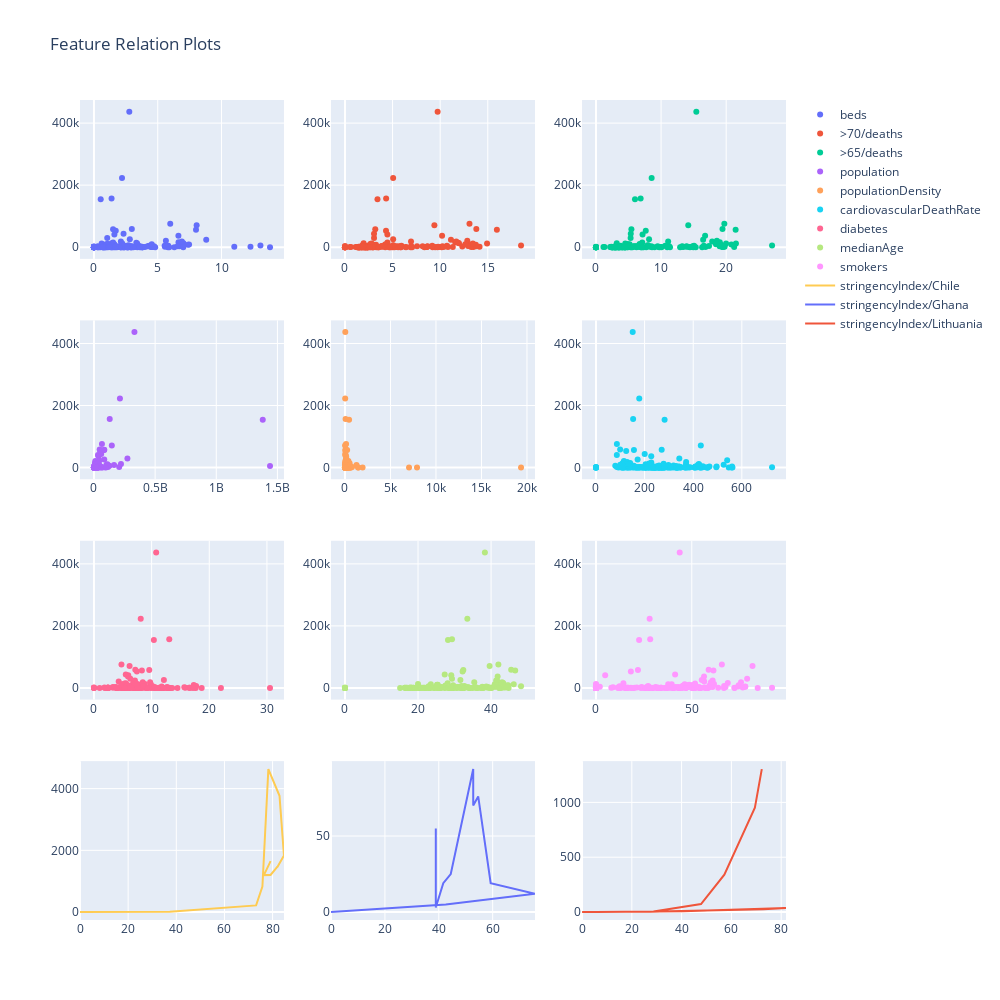

The cell this chart's notebook holds for it:
### Code cell
fig = make_subplots(rows=4, cols=3)

fig.add_trace(
    go.Scatter(y=trainCovidData["totalDeaths"], x=trainCovidData[u"beds‰"],
               mode = 'markers',
               text=trainCovidData["country"],
               name="beds"),
    row=1,col=1
)

fig.add_trace(
    go.Scatter(y=trainCovidData["totalDeaths"], x=trainCovidData["older70"],
               mode = 'markers',
               text=trainCovidData["country"],
               name=">70/deaths"),
    row=1,col=2
)

fig.add_trace(
    go.Scatter(y=trainCovidData["totalDeaths"], x=trainCovidData["older65"],
               mode = 'markers',
               text=trainCovidData["country"],
               name=">65/deaths"),
    row=1,col=3
)

fig.add_trace(
    go.Scatter(y=trainCovidData["totalDeaths"], x=trainCovidData["population"],
               mode = 'markers',
               text=trainCovidData["country"],
               name="population"),
    row=2,col=1

)

fig.add_trace(
    go.Scatter(y=trainCovidData["totalDeaths"], x=trainCovidData["populationDensity"],
               mode = 'markers',
               text=trainCovidData["country"],
               name="populationDensity"),
    row=2,col=2
)

fig.add_trace(
    go.Scatter(y=trainCovidData["totalDeaths"], x=trainCovidData["cardiovascularDeathRate"],
               mode = 'markers',
               text=trainCovidData["country"],
               name="cardiovascularDeathRate"),
    row=2,col=3
)

fig.add_trace(
    go.Scatter(y=trainCovidData["totalDeaths"], x=trainCovidData["diabetes"],
               mode = 'markers',
               text=trainCovidData["country"],
               name="diabetes"),
    row=3,col=1
)

fig.add_trace(
    go.Scatter(y=trainCovidData["totalDeaths"], x=trainCovidData["medianAge"],
               mode = 'markers',
               text=trainCovidData["country"],
               name="medianAge"),
    row=3,col=2
)

fig.add_trace(
    go.Scatter(y=trainCovidData["totalDeaths"], x=trainCovidData["smokers"],
               mode = 'markers',
               text=trainCovidData["country"],
               name="smokers"),
    row=3,col=3
)

stringencyIndexX = []
stringencyIndexY = []
for i in range(1,14):
    strIndex = "stringencyIndexforMonth-"+str(i)
    deaths = "deathsforMonth-"+str(i)
    stringencyIndexX.append(trainCovidData[strIndex][30])
    stringencyIndexY.append(trainCovidData[deaths][30])

fig.add_trace(
    go.Scatter(y=stringencyIndexY, x=stringencyIndexX,
                mode = 'lines',
                name="stringencyIndex/"+trainCovidData["country"][30]),
    row=4, col=1
)

stringencyIndexX = []
stringencyIndexY = []
for i in range(1,14):
    strIndex = "stringencyIndexforMonth-"+str(i)
    deaths = "deathsforMonth-"+str(i)
    stringencyIndexX.append(trainCovidData[strIndex][60])
    stringencyIndexY.append(trainCovidData[deaths][60])

fig.add_trace(
    go.Scatter(y=stringencyIndexY, x=stringencyIndexX,
                mode = 'lines',
                name="stringencyIndex/"+trainCovidData["country"][60]),
    row=4, col=2
)

stringencyIndexX = []
stringencyIndexY = []
for i in range(1,14):
    strIndex = "stringencyIndexforMonth-"+str(i)
    deaths = "deathsforMonth-"+str(i)
    stringencyIndexX.append(trainCovidData[strIndex][90])
    stringencyIndexY.append(trainCovidData[deaths][90])

fig.add_trace(
    go.Scatter(y=stringencyIndexY, x=stringencyIndexX,
                mode = 'lines',
                name="stringencyIndex/"+trainCovidData["country"][90]),
    row=4, col=3
)

fig.update_layout(height=1000, width=1000, title_text="Feature Relation Plots")
fig.show()

### Figure 1 — Plotly figure (JSON) as saved in the notebook; plotly's stock layout.template omitted (floating-point values rounded to 4 significant figures; data arrays with more than 128 entries replaced by an {"elided": "..."} marker saying what was removed)
{"data": [{"mode": "markers", "name": "beds", "text": {"elided": "181 str values"}, "type": "scatter", "x": {"elided": "181 float values"}, "xaxis": "x", "y": {"elided": "181 int values"}, "yaxis": "y"}, {"mode": "markers", "name": ">70/deaths", "text": {"elided": "181 str values"}, "type": "scatter", "x": {"elided": "181 float values"}, "xaxis": "x2", "y": {"elided": "181 int values"}, "yaxis": "y2"}, {"mode": "markers", "name": ">65/deaths", "text": {"elided": "181 str values"}, "type": "scatter", "x": {"elided": "181 float values"}, "xaxis": "x3", "y": {"elided": "181 int values"}, "yaxis": "y3"}, {"mode": "markers", "name": "population", "text": {"elided": "181 str values"}, "type": "scatter", "x": {"elided": "181 int values"}, "xaxis": "x4", "y": {"elided": "181 int values"}, "yaxis": "y4"}, {"mode": "markers", "name": "populationDensity", "text": {"elided": "181 str values"}, "type": "scatter", "x": {"elided": "181 float values"}, "xaxis": "x5", "y": {"elided": "181 int values"}, "yaxis": "y5"}, {"mode": "markers", "name": "cardiovascularDeathRate", "text": {"elided": "181 str values"}, "type": "scatter", "x": {"elided": "181 float values"}, "xaxis": "x6", "y": {"elided": "181 int values"}, "yaxis": "y6"}, {"mode": "markers", "name": "diabetes", "text": {"elided": "181 str values"}, "type": "scatter", "x": {"elided": "181 float values"}, "xaxis": "x7", "y": {"elided": "181 int values"}, "yaxis": "y7"}, {"mode": "markers", "name": "medianAge", "text": {"elided": "181 str values"}, "type": "scatter", "x": {"elided": "181 float values"}, "xaxis": "x8", "y": {"elided": "181 int values"}, "yaxis": "y8"}, {"mode": "markers", "name": "smokers", "text": {"elided": "181 str values"}, "type": "scatter", "x": {"elided": "181 float values"}, "xaxis": "x9", "y": {"elided": "181 int values"}, "yaxis": "y9"}, {"mode": "lines", "name": "stringencyIndex/Chile", "type": "scatter", "x": [0, 0, 37.3, 73.15, 75.77, 78.24, 82.87, 84.72, 81.94, 81.94, 79.16, 76.39, 79.17], "xaxis": "x10", "y": [0, 0, 12, 215, 827, 4634, 3769, 1832, 1452, 1466, 1203, 1198, 1649], "yaxis": "y10"}, {"mode": "lines", "name": "stringencyIndex/Ghana", "type": "scatter", "x": [0, 0, 42.59, 75.7, 59.26, 54.63, 52.78, 52.78, 44.44, 41.66, 38.89, 38.89, 38.89], "xaxis": "x11", "y": [0, 0, 5, 12, 19, 76, 70, 94, 25, 19, 3, 12, 55], "yaxis": "y11"}, {"mode": "lines", "name": "stringencyIndex/Lithuania", "type": "scatter", "x": [0, 5.55, 40.74, 81.94, 72.92, 35.19, 27.31, 28.7, 28.7, 47.8, 57.17, 69.44, 72.22], "xaxis": "x12", "y": [0, 0, 8, 37, 25, 8, 2, 6, 6, 73, 341, 952, 1304], "yaxis": "y12"}], "layout": {"height": 1000, "title": {"text": "Feature Relation Plots"}, "width": 1000, "xaxis": {"anchor": "y", "domain": [0, 0.2889]}, "xaxis10": {"anchor": "y10", "domain": [0, 0.2889]}, "xaxis11": {"anchor": "y11", "domain": [0.3556, 0.6444]}, "xaxis12": {"anchor": "y12", "domain": [0.7111, 1]}, "xaxis2": {"anchor": "y2", "domain": [0.3556, 0.6444]}, "xaxis3": {"anchor": "y3", "domain": [0.7111, 1]}, "xaxis4": {"anchor": "y4", "domain": [0, 0.2889]}, "xaxis5": {"anchor": "y5", "domain": [0.3556, 0.6444]}, "xaxis6": {"anchor": "y6", "domain": [0.7111, 1]}, "xaxis7": {"anchor": "y7", "domain": [0, 0.2889]}, "xaxis8": {"anchor": "y8", "domain": [0.3556, 0.6444]}, "xaxis9": {"anchor": "y9", "domain": [0.7111, 1]}, "yaxis": {"anchor": "x", "domain": [0.8063, 1]}, "yaxis10": {"anchor": "x10", "domain": [0, 0.1938]}, "yaxis11": {"anchor": "x11", "domain": [0, 0.1938]}, "yaxis12": {"anchor": "x12", "domain": [0, 0.1938]}, "yaxis2": {"anchor": "x2", "domain": [0.8063, 1]}, "yaxis3": {"anchor": "x3", "domain": [0.8063, 1]}, "yaxis4": {"anchor": "x4", "domain": [0.5375, 0.7312]}, "yaxis5": {"anchor": "x5", "domain": [0.5375, 0.7312]}, "yaxis6": {"anchor": "x6", "domain": [0.5375, 0.7312]}, "yaxis7": {"anchor": "x7", "domain": [0.2687, 0.4625]}, "yaxis8": {"anchor": "x8", "domain": [0.2687, 0.4625]}, "yaxis9": {"anchor": "x9", "domain": [0.2687, 0.4625]}}}
